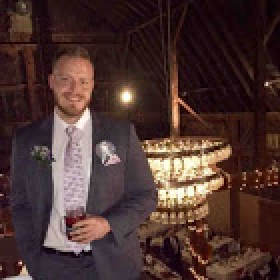
#> input picture Studios/profile.jpg, 140 x 140 px, found by its file name (shown 2 times larger)
$ python Q6.py
#> lines starting #> are read from the running program, lines starting #| are printed output that depends on the picture
from PIL import Image

img = Image.open("profile.jpg")
#> img is the input picture: PIL image 140x140 RGB; mean R, G, B 75.9, 52.1, 48.8
width = img.width
#> width = 140
height = img.height
#> height = 140

new_image = Image.new('RGB',[width,height])
#> new_image: PIL image 140x140 RGB; every value is 0

for col in range(width):
  for row in range(height):
    new_red = 0
    new_green = img.getpixel((col,row))[1]
    new_blue = img.getpixel((col,row))[2]
    RGB=new_red,new_green,new_blue

    new_image.putpixel((col,row),(RGB))
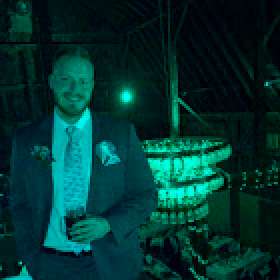
#> new_image: PIL image 140x140 RGB (shown 2 times larger); mean R, G, B 0, 52.1, 48.8

new_image.show()
